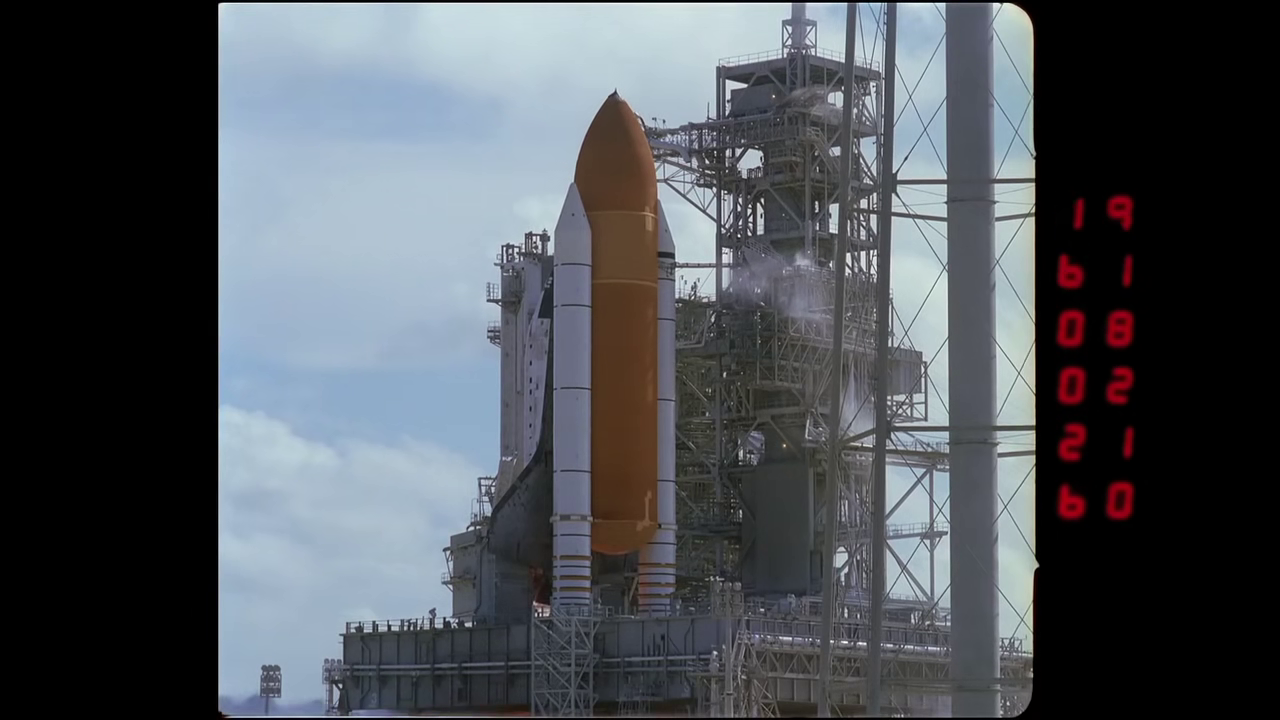
#> input picture frame 36 of lab8/dane/shuttle.mp4, 1280 x 720 px
$ jupyter execute 'Lab8.2_zadanie copy 2.ipynb'
#> lines starting #> are read from the running program, lines starting #| are printed output that depends on the picture; after the words box and inside, x2 and y2 are one past the last pixel; in counts of white or black regions, pixels touching at a corner belong together
## Laboratorium 8.2

## Przepływ optyczny i śledzenie obiektów

### Wprowadzenie

Metodę przepływu optycznego (między innymi) można stosować również do śledzenia obiektów. Zazwyczaj wykorzystuje się w tym celu metody rzadkie połączone ze znanymi już nam metodami detekcji punktów zainteresowania. Procedura przebiega podobnie jak w przypadku gęstego przepływu (tzn. operujemy na parze klatek w skali szarości, znajdujemy wektory przesunięć), z tą różnicą że obliczanie przepływu zachodzi wyłącznie dla interesujących nas punktów - a zatem musimy znać ich położenia, aby zainicjować proces. Można sobie wyobrazić różne sposoby zlokalizowania punktów kluczowych, w zależności od konkretnego zastosowania i założeń: być może np. pipeline do przetwarzania rozpoczyna się od detekcji obiektów, a może z góry wiemy, gdzie obiekty się początkowo znajdują.

W OpenCV podstawową metodą do obliczania przepływu dla zbioru punktów jest metoda Lucasa-Kanade, zaimplementowana w funkcji [`cv2.calcOpticalFlowPyrLK`](https://docs.opencv.org/3.4/dc/d6b/group__video__track.html#ga473e4b886d0bcc6b65831eb88ed93323). Podobnie jak w metodzie Farnebacka, argument `nextPts` ustawiamy na `None` (chyba, że chcemy zainicjować rozwiązanie już znanymi położeniami punktów, ale w praktyce z reguły nie będziemy mieli takiej wygody), argumenty `status` i `err` pomijamy zupełnie. W odróżnieniu od Farnebacka, wynikiem są absolutne położenia punktów na drugiej klatce (a nie wektory przesunięć). Dodatkowo otrzymujemy też wektor `status` informujący dla każdego punktu, czy udało się go odnaleźć, oraz `err` mierzący jakąś miarę błędu wizualnego pomiędzy fragmentem obrazu zawierającym dany punkt kluczowy.

Do inicjalizacji rozwiązania można wykorzystać znane nam metody znajdowania punktów kluczowych, albo opartą o detektor Harrisa funkcję [`cv2.goodFeaturesToTrack`](https://docs.opencv.org/3.4/dd/d1a/group__imgproc__feature.html#ga1d6bb77486c8f92d79c8793ad995d541) - jest nieco prostsza w użyciu, bo na wyjściu otrzymujemy po prostu macierz `np.float32` o wymiarach $Nx1x2$ zawierającą koordynaty znalezionych punktów.

Oczywiście, śledzenie obiektów oparte o jednorazową inicjalizację jest narażone na błędy: zniknięcie lub tymczasowe zasłonięcie śledzonego obiektu, czy choćby zmiana jego wyglądu (np. wskutek pojawienia się cienia) mogą spowodować, że przepływ nie zostanie obliczony. Może być też pożądana możliwość śledzenia ciągłego z uwzględnieniem pojawiania się nowych obiektów (np. monitorowanie CCTV). W takich sytuacjach konieczne jest regularne odświeżanie inicjalizacji, tj. ponowne wykrycie interesujących obiektów. To z kolei prowadzi do kolejnego problemu: jeżeli interesuje nas cała historia ruchu danych obiektów, przy czym do pewnego momentu ich lokalizacje uzyskiwaliśmy za pomocą przepływu optycznego, a w pewnym momencie wykonaliśmy ponowną detekcję - to jak powiązać jedno z drugim, by zapewnić ciągłość lokalizacji? To zagadnienie, oraz pozostałe tematy dyskutowane w tym kontekście na wykładzie, nie będzie jednak centralne na laboratorium.

---

### Cel zadania

Celem tej listy jest (1) zapoznanie się z metodą przepływu optycznego rzadkiego do zastosowań śledzenia obiektów, oraz (2) zastosowanie tej techniki w praktyce, na przykładzie monitorowania prędkości obiektu (w metrach na sekundę). Przykładem badawczym będzie nagranie startu Wahadłowca Kosmicznego _Discovery_ (misja [STS-124](https://en.wikipedia.org/wiki/STS-124)), zarejestrowane jedną z kamer technicznych (plik `shuttle.mp4`).

Aby obliczyć prędkość, potrzebna jest znajomość drogi (w metrach) i czasu (w sekundach). Czas między klatkami obliczysz, znając liczbę klatek na sekundę, którą możesz pobrać bezpośrednio z otwartego obiektu `VideoCapture` za pomocą następującej konstrukcji:
```python
fps = source.get(cv2.CAP_PROP_FPS)
```
Wyznaczenie przelicznika między przestrzenią obrazu (w pikselach) a przestrzenią świata (w metrach) jest w ogólności [nieco złożonym zagadnieniem](https://docs.opencv.org/4.x/dc/dbb/tutorial_py_calibration.html); znalezienie uproszczonej alternatywy jest Twoim zadaniem.

Źródło nagrania: [_"Best of the Best" Provides New Views, Commentary of Shuttle Launches_ (NASA @ YouTube)](https://www.youtube.com/watch?v=vFwqZ4qAUkE), 29:06.5
Nagranie o oryginalnej prędkości ~225 fps odtwarzane przy typowej prędkości 30fps wyglądałoby na spowolnione w proporcji ok. 1:7.5; zostało zatem przekodowane tak, aby osiągnąć zbieżność upływu czasu 1:1 z rzeczywistym. Możesz się o tym upewnić patrząc na _timestamp_ z prawej strony nagrania ([_jak go czytać_](https://space.stackexchange.com/a/38569)).

[cell 1]
import random

import numpy as np
import cv2
import matplotlib.pyplot as plt

### Zadanie 1

Na podstawie pierwszej klatki z materiału dokonaj kalibracji parametrów detektora cech do śledzenia (sugerowany detektor: [`cv2.goodFeaturesToTrack`](https://docs.opencv.org/3.4/dd/d1a/group__imgproc__feature.html#ga1d6bb77486c8f92d79c8793ad995d541)). Dobór tych parametrów jest kluczowy dla reszty zadania, więc zapoznaj się z ich znaczeniem i postaraj tak dobrać, by uzyskać odpowiednio dużo (10+) punktów w rejonie śledzonego obiektu.

[cell 2]
source = cv2.VideoCapture('shuttle.mp4')
status, frame = source.read()
#> frame is the input picture: shape (720, 1280, 3); mean B, G, R 88.8, 83.1, 78.6
source.release()
plt.subplots(1, 1, figsize=(12,12))[1].imshow(frame[..., ::-1]);

[cell 3]
import cv2
import numpy as np
import ipywidgets as widgets
from ipywidgets import interactive

import matplotlib.pyplot as plt


def update_hsv(lower_h, lower_s, lower_v, upper_h, upper_s, upper_v):
    hsv_frame = cv2.cvtColor(frame, cv2.COLOR_BGR2HSV)
    lower_orange = np.array([lower_h, lower_s, lower_v])
    upper_orange = np.array([upper_h, upper_s, upper_v])
    orange_mask = cv2.inRange(hsv_frame, lower_orange, upper_orange)
    orange_segment = cv2.bitwise_and(frame, frame, mask=orange_mask)

    plt.figure(figsize=(12, 6))
    plt.subplot(1, 2, 1)
    plt.imshow(cv2.cvtColor(frame, cv2.COLOR_BGR2RGB))
    plt.title("Original Frame")
    plt.subplot(1, 2, 2)
    plt.imshow(cv2.cvtColor(orange_segment, cv2.COLOR_BGR2RGB))
    plt.title("Segmented Orange Mask")
    plt.show()

interactive_plot = interactive(update_hsv,
                               lower_h=widgets.IntSlider(min=0, max=179, step=1, value=10, description='Lower H'),
                               lower_s=widgets.IntSlider(min=0, max=255, step=1, value=100, description='Lower S'),
                               lower_v=widgets.IntSlider(min=0, max=255, step=1, value=100, description='Lower V'),
                               upper_h=widgets.IntSlider(min=0, max=179, step=1, value=25, description='Upper H'),
                               upper_s=widgets.IntSlider(min=0, max=255, step=1, value=255, description='Upper S'),
                               upper_v=widgets.IntSlider(min=0, max=255, step=1, value=255, description='Upper V'))
#> the sliders are set to lower_h = 10, lower_s = 100, lower_v = 100, upper_h = 25, upper_s = 255, upper_v = 255
#> in update_hsv, `orange_mask = cv2.inRange(hsv_frame, lower_orange, upper_orange)`:
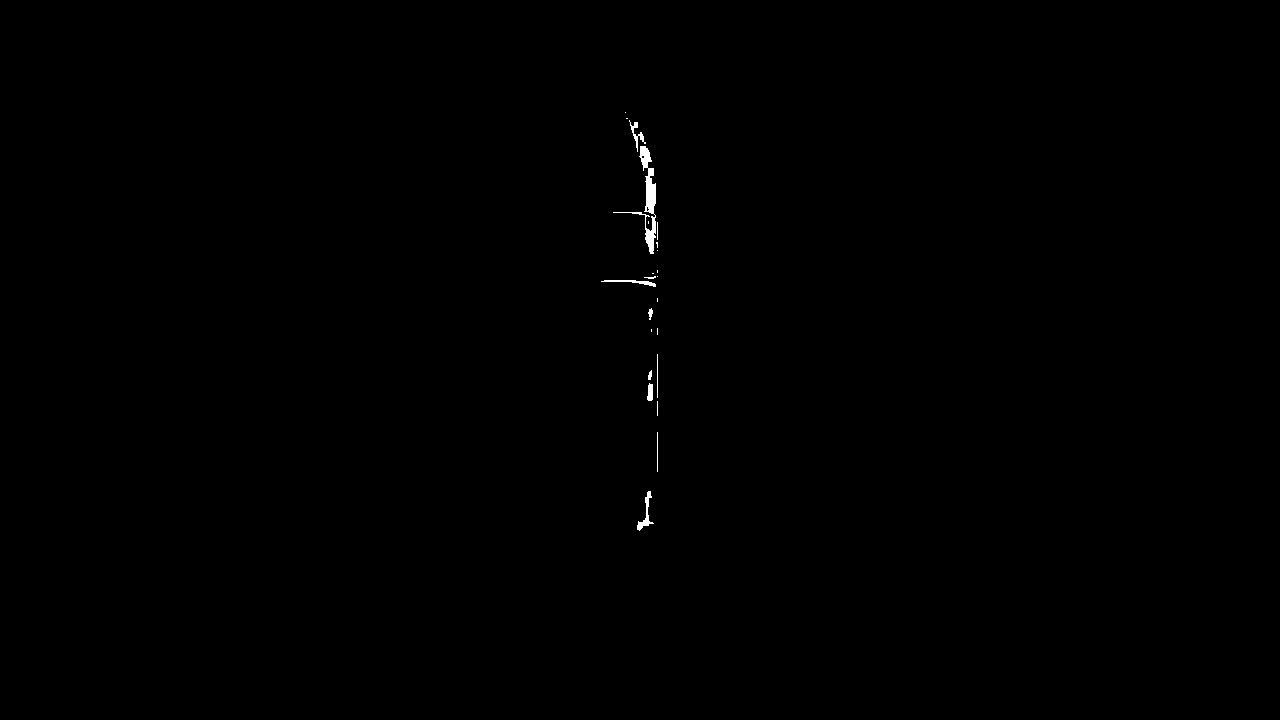
#> orange_mask: shape (720, 1280); 0.18% white; 23 white regions (13 under 20 px), largest, box (x1, y1, x2, y2) and area: (613, 146, 656, 254) 856, (637, 491, 654, 531) 186, (601, 280, 656, 287) 138

interactive_plot

[cell 4]
import time
import cv2
import numpy as np
import pandas as pd
import matplotlib.pyplot as plt


def get_good_points(frame, feature_params, hsv_filter=[0, 80, 50, 20, 255, 255]):
    first_gray = cv2.cvtColor(frame, cv2.COLOR_BGR2GRAY)
    lower_h, lower_s, lower_v, upper_h, upper_s, upper_v = hsv_filter
    hsv_frame = cv2.cvtColor(frame, cv2.COLOR_BGR2HSV)
    lower_orange = np.array([lower_h, lower_s, lower_v])
    upper_orange = np.array([upper_h, upper_s, upper_v])
    mask = cv2.inRange(hsv_frame, lower_orange, upper_orange)
    mask = cv2.morphologyEx(mask, cv2.MORPH_OPEN, np.ones((5, 5), np.uint8))
    points = cv2.goodFeaturesToTrack(first_gray, mask=mask, **feature_params)
    return points


video_path = "shuttle.mp4"
lk_params = dict(
    winSize=(10, 10),  # Window size
    maxLevel=1,  # Number of pyramid levels
    criteria=(cv2.TERM_CRITERIA_EPS | cv2.TERM_CRITERIA_COUNT, 10, 0.03),
)

feature_params = dict(
    maxCorners=100,
    qualityLevel=0.005,
    minDistance=8,
    blockSize=4,
)

cap = cv2.VideoCapture("shuttle.mp4")
ret, old_frame = cap.read()

width = old_frame.shape[1]
height = old_frame.shape[0]
edge_treshold = 25

old_gray = cv2.cvtColor(old_frame, cv2.COLOR_BGR2GRAY)

mask = np.zeros_like(old_frame)
frame_count = 0
start_time = time.time()
color = np.random.randint(0, 255, (100, 3))
p0 = get_good_points(old_frame, feature_params)
#> in get_good_points, `mask = cv2.inRange(hsv_frame, lower_orange, upper_orange)`:
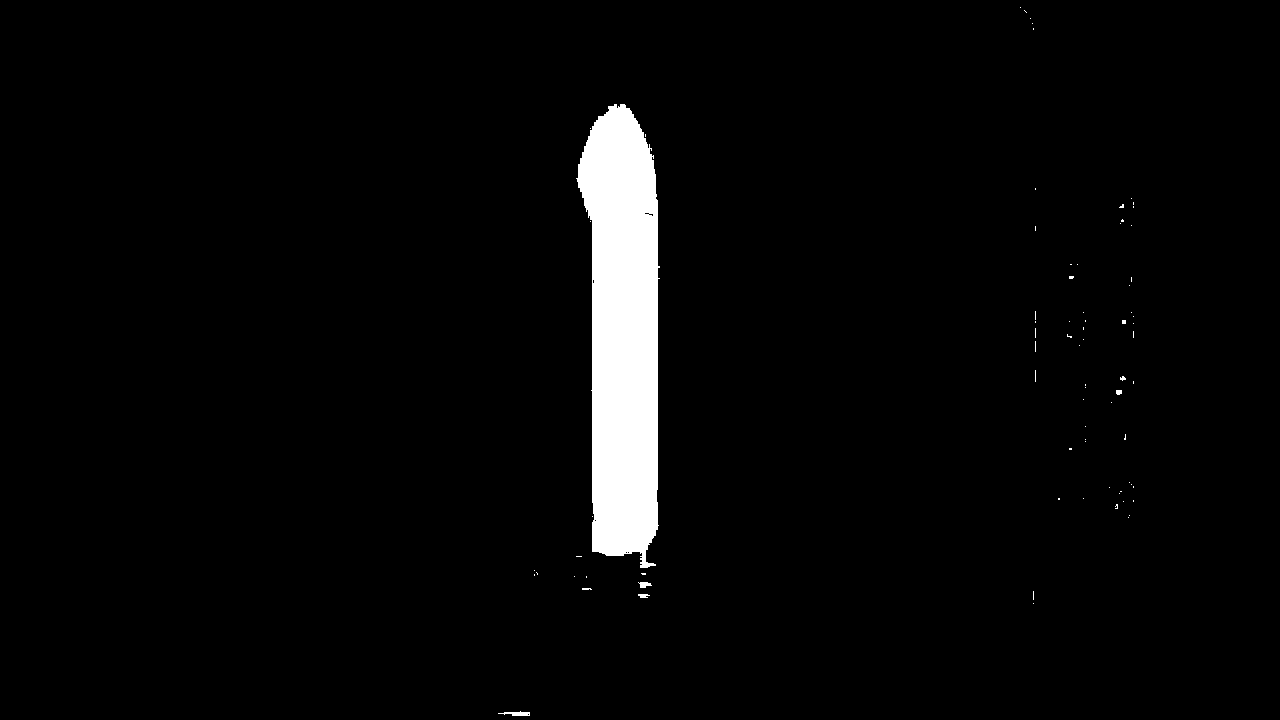
#> mask: shape (720, 1280); 3.2% white; 79 white regions (74 under 20 px), largest, box (x1, y1, x2, y2) and area: (576, 104, 660, 568) 29165, (498, 711, 530, 716) 95, (638, 582, 652, 588) 56, (638, 594, 650, 598) 36, (1116, 390, 1122, 395) 27
#> in get_good_points, `points = cv2.goodFeaturesToTrack(first_gray, mask=mask, **feature_para..`: points = 27 rows, first 8: [653, 217], [651, 230], [646, 211], [657, 253], [593, 550], [649, 492], [650, 523], [638, 529]
#> p0 has the same summary as points in get_good_points
points_list = []

points_series = pd.Series(list(p0))
hisotry_dataframe = pd.DataFrame()
indexs = np.arange(len(p0))
#> indexs = 27 values from 0 to 26
while True:
    ret, frame = cap.read()
    if not ret:
        break
    frame_gray = cv2.cvtColor(frame, cv2.COLOR_BGR2GRAY)

    if (p0 is not None) and (p0.size != 0):
        p1, st, err = cv2.calcOpticalFlowPyrLK(
            old_gray, frame_gray, p0, None, **lk_params
        )
#> p1 = 27 rows, first 8: [652.9, 217], [650.9, 229.9], [645.9, 211], [656.9, 253], [592.9, 549.9], [649, 491.9], [649.8, 522.7], [637.9, 528.8]; st = 27 values from 1 to 1; err = 27 values, max 1.16 at index 12, min 0.0184 at index 25, mean 0.383
        good_new = p1[st == 1]
#> good_new = 27 pairs, first value 587.9 to 656.9, second value 110 to 552.9
        good_old = p0[st == 1]
#> good_old = 27 pairs, first value 588 to 657, second value 110 to 553
        indexs = indexs[st[:, 0] == 1]
        good_new_series = pd.Series(
            data=list(good_new), index=indexs, name=f"t{frame_count}"
        )
        hisotry_dataframe = pd.concat([hisotry_dataframe, good_new_series], axis=1)
#> hisotry_dataframe = table of 27 rows and 1 columns
        keep_index = []
        for i, (new, old) in enumerate(zip(good_new, good_old)):
            a, b = new.ravel().astype(int)
            c, d = old.ravel().astype(int)
            mask = cv2.line(mask, (a, b), (c, d), color[i].tolist(), 2)
            frame = cv2.circle(frame, (a, b), 5, color[i].tolist(), -1)
            if (
                b < height - edge_treshold
                and a < width - edge_treshold
                and b > edge_treshold
                and a > edge_treshold
            ):
                keep_index.append(i)
#> this loop made 27 passes
#> (new, a, b, c, d) on passes 1 to 8: ([652.9, 217], 652, 216, 653, 217), ([650.9, 229.9], 650, 229, 651, 230), ([645.9, 211], 645, 210, 646, 211), ([656.9, 253], 656, 252, 657, 253), ([592.9, 549.9], 592, 549, 593, 550), ([649, 491.9], 648, 491, 649, 492), ([649.8, 522.7], 649, 522, 650, 523), ([637.9, 528.8], 637, 528, 638, 529)
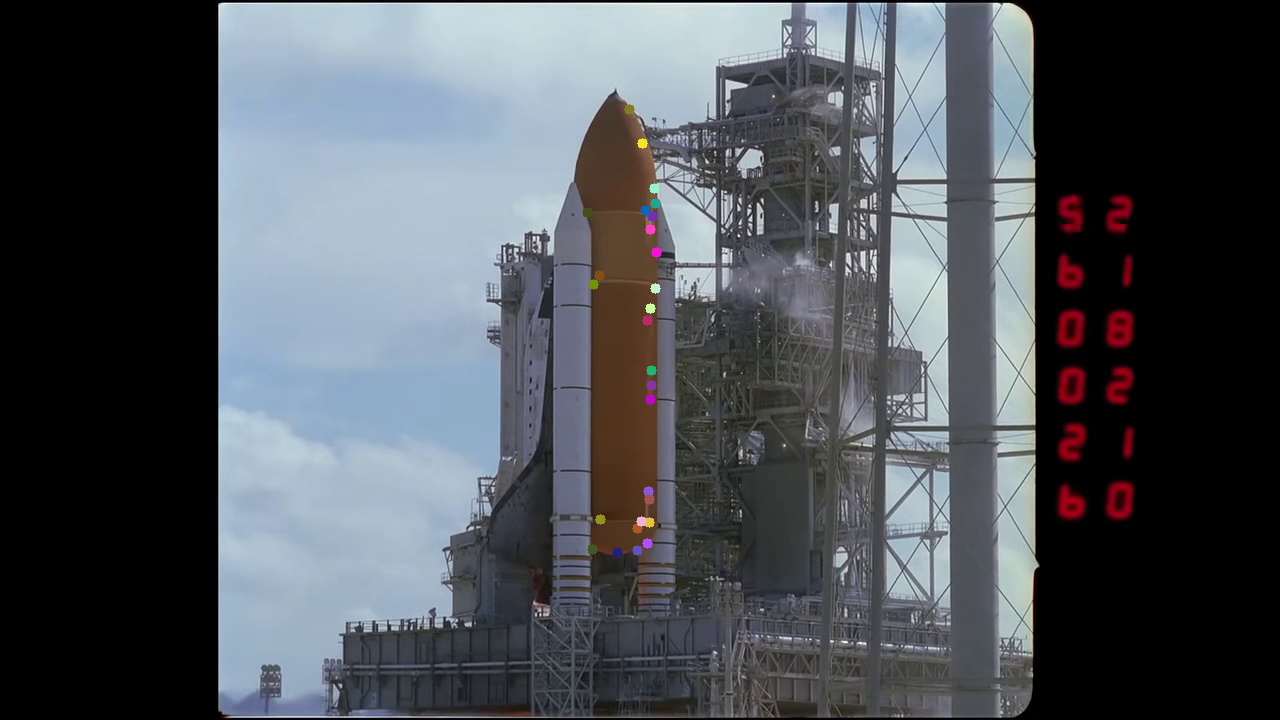
#> frame: shape (720, 1280, 3); mean B, G, R 88.9, 83.1, 78.8
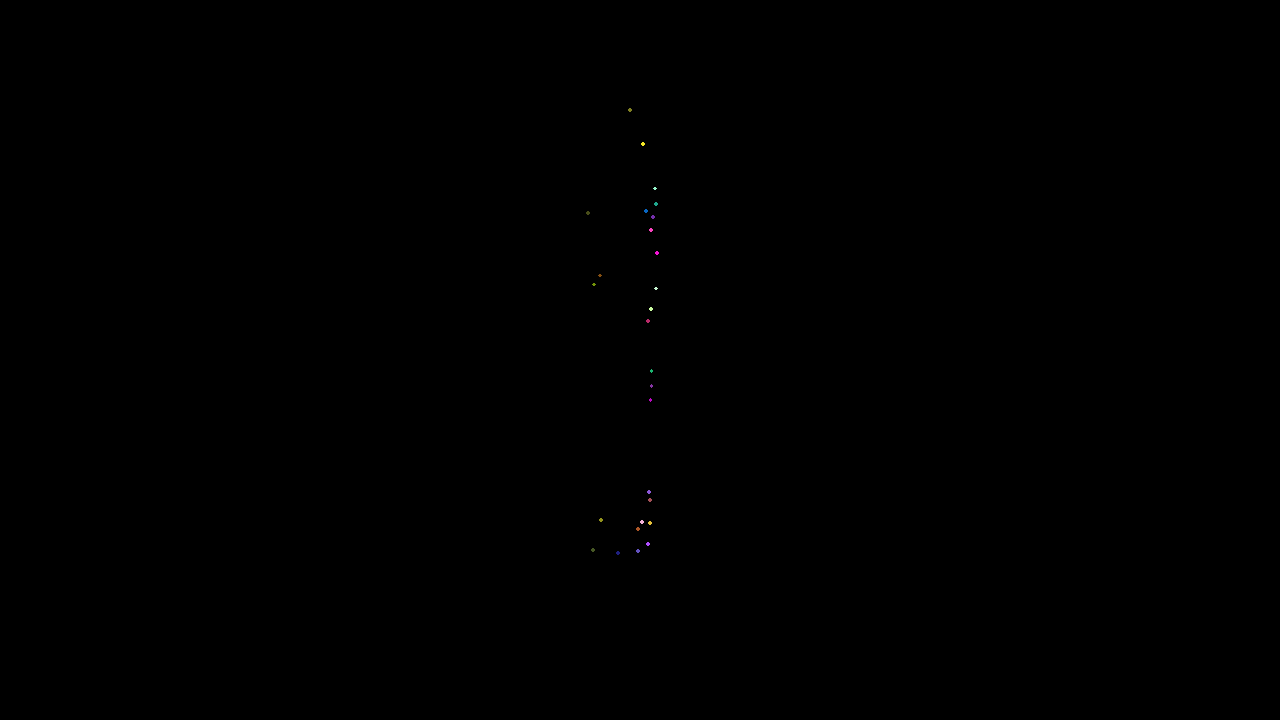
#> mask: shape (720, 1280, 3); mean of channels 0, 1, 2 0, 0, 0; drawn as B, G, R
#> after the loop, keep_index = 27 values from 0 to 26

        indexs = indexs[keep_index]
        old_gray = frame_gray
        p0 = good_new[keep_index].reshape(-1, 1, 2)
#> p0 has the same summary as p1
        frame_count += 1

        img = cv2.add(frame, mask)
        cv2.imshow("frame", img)
        if cv2.waitKey(30) & 0xFF == ord("q"):
#> (key q is pressed here)
            break
    else:
        break

while True:
    if cv2.waitKey(30) & 0xFF in [27, ord("q")]:
#> (key q is pressed here)
        break
    time.sleep(0.5)
cv2.destroyAllWindows()
cap.release()

[cell 5]
hisotry_dataframe
#> Out = table of 27 rows and 1 columns

[cell 6]
hisotry_dataframe.diff(axis=1)
diffs = hisotry_dataframe.diff(axis=1)
#> diffs = table of 27 rows and 1 columns
diffs.map(lambda x: np.sqrt(np.sum(x**2))).mean(axis=0).plot()
plt.title("Mean Speed of Points")
plt.xlabel("Frame")
plt.ylabel("Speed")

hisotry_dataframe.isna().sum(axis=0).plot(secondary_y=True, color='r', linestyle='--')
plt.ylabel("Number of NaNs")
plt.show()
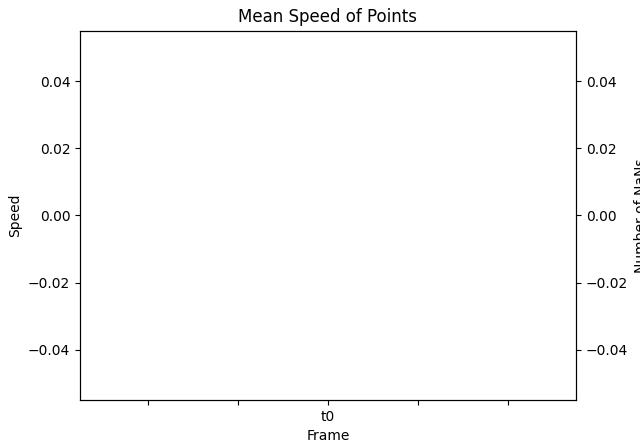
#> figure drawn by matplotlib, 2 panels

[cell 7]
hisotry_dataframe.diff(axis=1)
diffs = hisotry_dataframe.diff(axis=1)
speed_mean = diffs.map(lambda x: np.sqrt(np.sum(x**2))).mean(axis=0)
filter_speed_mean = speed_mean.rolling(window=10, min_periods=1).mean()

plt.figure(figsize=(12, 6))
filter_speed_mean.plot()
plt.title("Mean Speed of Points")
plt.xlabel("Frame")
plt.ylabel("Speed")
plt.legend(["Speed"])

hisotry_dataframe.isna().sum(axis=0).plot(secondary_y=True, color='r', linestyle='--')
plt.ylabel("Number of NaNs")
plt.legend(["Number of NaNs"], loc='lower right')

plt.show()
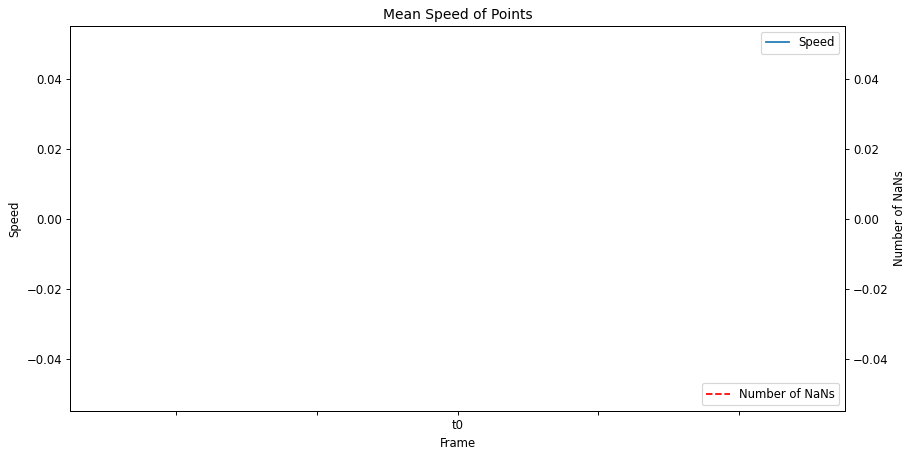
#> figure drawn by matplotlib, 2 panels
